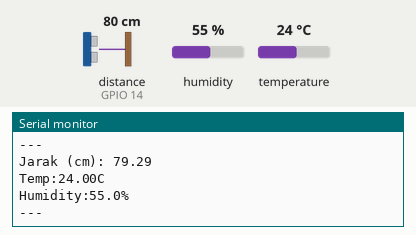
Bench run of a sketch on a simulated ESP32. On the bench: the last lines printed to the serial monitor. Wiring (inferred from the names in the program): ultrasonic range finder: trigger GPIO 13; echo GPIO 14. The test bench sets the inputs (shaded band); at power-on: distance to the obstacle (sensor on GPIO 14) 80 cm, humidity 55 %, temperature 24 °C. The echo pulse lasts 58.3 µs per cm.

Above: at 2.8 s.
2.9 s: distance to the obstacle (sensor on GPIO 14) set to 2 cm
At 3.8 s:
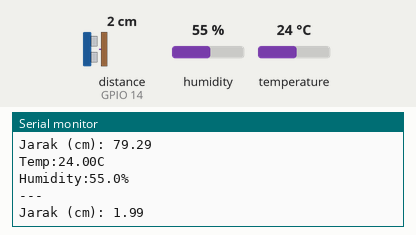
5.6 s: humidity set to 22 %
At 6.9 s:
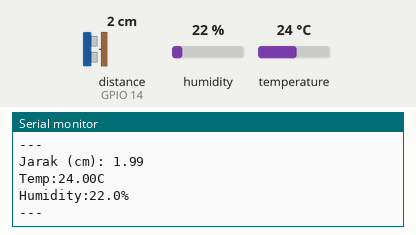
8.3 s: temperature set to 12 °C
At 9.9 s:
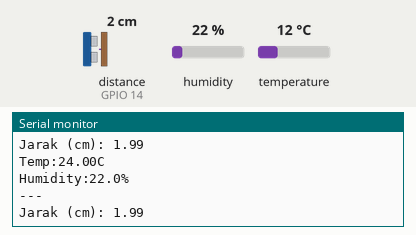
11.0 s: distance to the obstacle (sensor on GPIO 14) set to 4 cm
At 11.9 s:
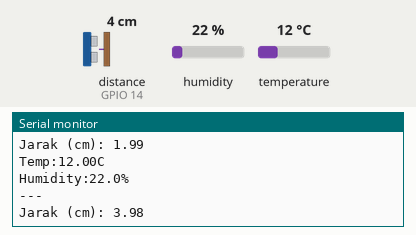
13.7 s: humidity set to 40 %
At 14.9 s:
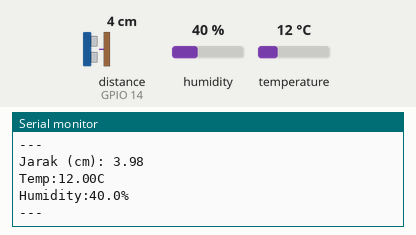
Timing chart, 0 to 16.7 s (numbered marks = the images above; inputs shaded):
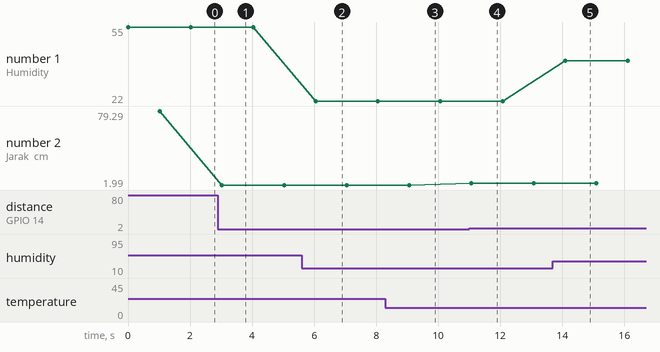

Measured:
- after the input at 2.9 s, the serial monitor: prints a new line after 0.13 s (image 1)
- after the input at 5.6 s, the serial monitor: prints a new line after 0.45 s (image 2)
- after the input at 11.0 s, the serial monitor: prints a new line after 0.07 s (image 4)
- after the input at 13.7 s, the serial monitor: prints a new line after 0.39 s (image 5)
- plotted number 1: 55 → 22 after the input at 5.6 s, 22 → 40 after the input at 13.7 s
- plotted number 2: 79.29 → 1.99 after the input at 2.9 s, 1.99 → 3.98 after the input at 11.0 s

The sketch:

Digital_Sensor_-_GHT22___HCSR-04.ino
```cpp
#include "DHTesp.h"       //library untuk sensor dht

#define DHT_PIN 15        //pin data yang digunakan DHT
#define TRIG_PIN 13       //pin data yang digunakan Ultrasonic
#define ECHO_PIN 14       //pin data yang digunakan Ultrasonic

DHTesp dhtSensor;

const float kecCahaya= 0.034;      //kecepatan suara ultrasonic 340m/s (0.034cm/us)

void setup() {
  // put your setup code here, to run once:
  Serial.begin(115200);
  Serial.println("Hello, ESP32!");
  dhtSensor.setup(DHT_PIN, DHTesp::DHT22);  //Mendefinisikan sensor DHT22

  pinMode(TRIG_PIN, OUTPUT);
  pinMode(ECHO_PIN, INPUT);
}

void loop() {
  // put your main code here, to run repeatedly:
  TempAndHumidity data = dhtSensor.getTempAndHumidity();          //meminta data bacaan sensor temperatur dan humidity
  Serial.println("Temp:" + String(data.temperature, 2)+ "C");     //menampilkan data hasil bacaan sensor temperatur ke serial monitor
  Serial.println("Humidity:" + String(data.humidity,1)+ "%");     //menampilkan data hasil bacaan sensor humididty ke serial monitor
  Serial.println("---");
  delay(1000); // this speeds up the simulation

  digitalWrite(TRIG_PIN, HIGH);
  delayMicroseconds(10);
  digitalWrite(TRIG_PIN, LOW);

  int duration = pulseIn(ECHO_PIN, HIGH);   //ini adalah pembacaan sinyal modulasi
  float jarak = duration*kecCahaya/2;       //Dibagi 2 karena kita mengukur jarak dari titik sumber ke titik tujuan, bukan dari sumber kembali ke sumber
  Serial.print("Jarak (cm): ");
  Serial.println(jarak);
  delay(1000);
}
```
